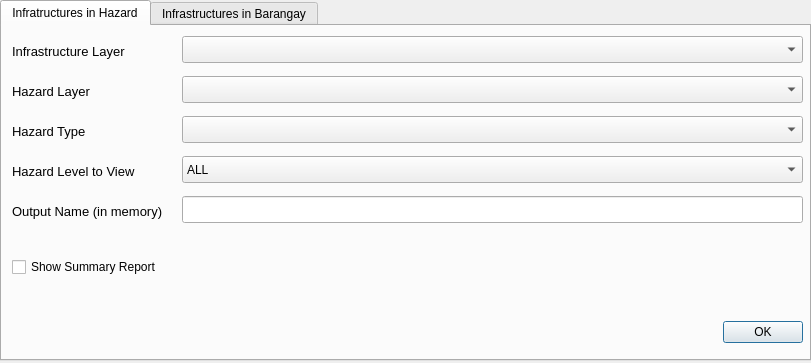
<?xml version="1.0" encoding="UTF-8"?>
<ui version="4.0">
 <class>MHCVAMInfrastructuresDialog</class>
 <widget class="QDialog" name="MHCVAMInfrastructuresDialog">
  <property name="geometry">
   <rect>
    <x>0</x>
    <y>0</y>
    <width>811</width>
    <height>363</height>
   </rect>
  </property>
  <property name="windowTitle">
   <string>MHCVAMS for LGU</string>
  </property>
  <widget class="QTabWidget" name="tabWidget">
   <property name="geometry">
    <rect>
     <x>0</x>
     <y>0</y>
     <width>811</width>
     <height>361</height>
    </rect>
   </property>
   <property name="minimumSize">
    <size>
     <width>811</width>
     <height>361</height>
    </size>
   </property>
   <property name="maximumSize">
    <size>
     <width>811</width>
     <height>361</height>
    </size>
   </property>
   <property name="currentIndex">
    <number>0</number>
   </property>
   <widget class="QWidget" name="infraInHazardTab">
    <attribute name="title">
     <string>Infratructures in Hazard</string>
    </attribute>
    <widget class="QLabel" name="hazardLayerLabel">
     <property name="geometry">
      <rect>
       <x>10</x>
       <y>50</y>
       <width>161</width>
       <height>31</height>
      </rect>
     </property>
     <property name="font">
      <font>
       <pointsize>10</pointsize>
      </font>
     </property>
     <property name="autoFillBackground">
      <bool>false</bool>
     </property>
     <property name="frameShape">
      <enum>QFrame::NoFrame</enum>
     </property>
     <property name="frameShadow">
      <enum>QFrame::Plain</enum>
     </property>
     <property name="text">
      <string>Hazard Layer</string>
     </property>
     <property name="wordWrap">
      <bool>true</bool>
     </property>
    </widget>
    <widget class="QgsMapLayerComboBox" name="infraLayerComboBox">
     <property name="geometry">
      <rect>
       <x>180</x>
       <y>10</y>
       <width>621</width>
       <height>27</height>
      </rect>
     </property>
     <property name="filters">
      <set>QgsMapLayerProxyModel::HasGeometry</set>
     </property>
    </widget>
    <widget class="QLineEdit" name="outputNameLineEdit">
     <property name="geometry">
      <rect>
       <x>180</x>
       <y>170</y>
       <width>621</width>
       <height>27</height>
      </rect>
     </property>
    </widget>
    <widget class="QLabel" name="hazardLevelLabel">
     <property name="geometry">
      <rect>
       <x>10</x>
       <y>130</y>
       <width>161</width>
       <height>31</height>
      </rect>
     </property>
     <property name="font">
      <font>
       <pointsize>10</pointsize>
      </font>
     </property>
     <property name="autoFillBackground">
      <bool>false</bool>
     </property>
     <property name="frameShape">
      <enum>QFrame::NoFrame</enum>
     </property>
     <property name="frameShadow">
      <enum>QFrame::Plain</enum>
     </property>
     <property name="text">
      <string>Hazard Level to View</string>
     </property>
     <property name="wordWrap">
      <bool>true</bool>
     </property>
    </widget>
    <widget class="QLabel" name="infraLayerLabel">
     <property name="geometry">
      <rect>
       <x>10</x>
       <y>10</y>
       <width>161</width>
       <height>31</height>
      </rect>
     </property>
     <property name="font">
      <font>
       <pointsize>10</pointsize>
      </font>
     </property>
     <property name="autoFillBackground">
      <bool>false</bool>
     </property>
     <property name="frameShape">
      <enum>QFrame::NoFrame</enum>
     </property>
     <property name="frameShadow">
      <enum>QFrame::Plain</enum>
     </property>
     <property name="text">
      <string>Infrastructure Layer</string>
     </property>
     <property name="wordWrap">
      <bool>true</bool>
     </property>
    </widget>
    <widget class="QCheckBox" name="summaryCheckBox">
     <property name="geometry">
      <rect>
       <x>10</x>
       <y>230</y>
       <width>401</width>
       <height>22</height>
      </rect>
     </property>
     <property name="text">
      <string>Show Summary Report</string>
     </property>
    </widget>
    <widget class="QLabel" name="hazardTypeLabel">
     <property name="geometry">
      <rect>
       <x>10</x>
       <y>90</y>
       <width>161</width>
       <height>31</height>
      </rect>
     </property>
     <property name="font">
      <font>
       <pointsize>10</pointsize>
      </font>
     </property>
     <property name="autoFillBackground">
      <bool>false</bool>
     </property>
     <property name="frameShape">
      <enum>QFrame::NoFrame</enum>
     </property>
     <property name="frameShadow">
      <enum>QFrame::Plain</enum>
     </property>
     <property name="text">
      <string>Hazard Type</string>
     </property>
     <property name="wordWrap">
      <bool>true</bool>
     </property>
    </widget>
    <widget class="QComboBox" name="hazardLevelComboBox">
     <property name="geometry">
      <rect>
       <x>180</x>
       <y>130</y>
       <width>621</width>
       <height>27</height>
      </rect>
     </property>
     <item>
      <property name="text">
       <string>ALL</string>
      </property>
     </item>
     <item>
      <property name="text">
       <string>Low</string>
      </property>
     </item>
     <item>
      <property name="text">
       <string>Medium</string>
      </property>
     </item>
     <item>
      <property name="text">
       <string>High</string>
      </property>
     </item>
    </widget>
    <widget class="QLabel" name="outputNameLabel">
     <property name="geometry">
      <rect>
       <x>10</x>
       <y>170</y>
       <width>161</width>
       <height>31</height>
      </rect>
     </property>
     <property name="font">
      <font>
       <pointsize>10</pointsize>
      </font>
     </property>
     <property name="autoFillBackground">
      <bool>false</bool>
     </property>
     <property name="frameShape">
      <enum>QFrame::NoFrame</enum>
     </property>
     <property name="frameShadow">
      <enum>QFrame::Plain</enum>
     </property>
     <property name="text">
      <string>Output Name (in memory)</string>
     </property>
     <property name="wordWrap">
      <bool>true</bool>
     </property>
    </widget>
    <widget class="QDialogButtonBox" name="infraInHazardButtonBox">
     <property name="geometry">
      <rect>
       <x>10</x>
       <y>290</y>
       <width>791</width>
       <height>32</height>
      </rect>
     </property>
     <property name="orientation">
      <enum>Qt::Horizontal</enum>
     </property>
     <property name="standardButtons">
      <set>QDialogButtonBox::Ok</set>
     </property>
     <property name="centerButtons">
      <bool>false</bool>
     </property>
    </widget>
    <widget class="QgsMapLayerComboBox" name="hazardLayerComboBox">
     <property name="geometry">
      <rect>
       <x>180</x>
       <y>50</y>
       <width>621</width>
       <height>27</height>
      </rect>
     </property>
     <property name="filters">
      <set>QgsMapLayerProxyModel::HasGeometry</set>
     </property>
    </widget>
    <widget class="QgsFieldComboBox" name="hazardTypeComboBox">
     <property name="geometry">
      <rect>
       <x>180</x>
       <y>90</y>
       <width>621</width>
       <height>27</height>
      </rect>
     </property>
    </widget>
   </widget>
   <widget class="QWidget" name="infraInBrgyTab">
    <attribute name="title">
     <string>Infrastructures in Barangay</string>
    </attribute>
    <widget class="QDialogButtonBox" name="infraInBrgyButtonBox">
     <property name="geometry">
      <rect>
       <x>10</x>
       <y>290</y>
       <width>791</width>
       <height>32</height>
      </rect>
     </property>
     <property name="orientation">
      <enum>Qt::Horizontal</enum>
     </property>
     <property name="standardButtons">
      <set>QDialogButtonBox::Ok</set>
     </property>
     <property name="centerButtons">
      <bool>false</bool>
     </property>
    </widget>
    <widget class="QgsMapLayerComboBox" name="infraWithHazardComboBox">
     <property name="geometry">
      <rect>
       <x>180</x>
       <y>10</y>
       <width>621</width>
       <height>27</height>
      </rect>
     </property>
     <property name="filters">
      <set>QgsMapLayerProxyModel::HasGeometry</set>
     </property>
    </widget>
    <widget class="QLabel" name="infraWithHazardLayer">
     <property name="geometry">
      <rect>
       <x>10</x>
       <y>10</y>
       <width>161</width>
       <height>31</height>
      </rect>
     </property>
     <property name="font">
      <font>
       <pointsize>10</pointsize>
      </font>
     </property>
     <property name="autoFillBackground">
      <bool>false</bool>
     </property>
     <property name="frameShape">
      <enum>QFrame::NoFrame</enum>
     </property>
     <property name="frameShadow">
      <enum>QFrame::Plain</enum>
     </property>
     <property name="text">
      <string>Infrastructure with Hazard</string>
     </property>
     <property name="wordWrap">
      <bool>true</bool>
     </property>
    </widget>
    <widget class="QLabel" name="hazardTypeLabel_2">
     <property name="geometry">
      <rect>
       <x>10</x>
       <y>50</y>
       <width>161</width>
       <height>31</height>
      </rect>
     </property>
     <property name="font">
      <font>
       <pointsize>10</pointsize>
      </font>
     </property>
     <property name="autoFillBackground">
      <bool>false</bool>
     </property>
     <property name="frameShape">
      <enum>QFrame::NoFrame</enum>
     </property>
     <property name="frameShadow">
      <enum>QFrame::Plain</enum>
     </property>
     <property name="text">
      <string>Hazard Type</string>
     </property>
     <property name="wordWrap">
      <bool>true</bool>
     </property>
    </widget>
    <widget class="QLabel" name="brgyLayerLabel">
     <property name="geometry">
      <rect>
       <x>10</x>
       <y>90</y>
       <width>161</width>
       <height>31</height>
      </rect>
     </property>
     <property name="font">
      <font>
       <pointsize>10</pointsize>
      </font>
     </property>
     <property name="autoFillBackground">
      <bool>false</bool>
     </property>
     <property name="frameShape">
      <enum>QFrame::NoFrame</enum>
     </property>
     <property name="frameShadow">
      <enum>QFrame::Plain</enum>
     </property>
     <property name="text">
      <string>Barangay Layer</string>
     </property>
     <property name="wordWrap">
      <bool>true</bool>
     </property>
    </widget>
    <widget class="QgsMapLayerComboBox" name="brgyLayerComboBox">
     <property name="geometry">
      <rect>
       <x>180</x>
       <y>90</y>
       <width>621</width>
       <height>27</height>
      </rect>
     </property>
     <property name="filters">
      <set>QgsMapLayerProxyModel::HasGeometry</set>
     </property>
    </widget>
    <widget class="QLabel" name="brgyNamesLabel">
     <property name="geometry">
      <rect>
       <x>10</x>
       <y>130</y>
       <width>161</width>
       <height>31</height>
      </rect>
     </property>
     <property name="font">
      <font>
       <pointsize>10</pointsize>
      </font>
     </property>
     <property name="autoFillBackground">
      <bool>false</bool>
     </property>
     <property name="frameShape">
      <enum>QFrame::NoFrame</enum>
     </property>
     <property name="frameShadow">
      <enum>QFrame::Plain</enum>
     </property>
     <property name="text">
      <string>Barangay Names Field</string>
     </property>
     <property name="wordWrap">
      <bool>true</bool>
     </property>
    </widget>
    <widget class="QLineEdit" name="brgyOutputNameLineEdit">
     <property name="geometry">
      <rect>
       <x>180</x>
       <y>210</y>
       <width>621</width>
       <height>27</height>
      </rect>
     </property>
    </widget>
    <widget class="QLabel" name="brgyOutputNameLabel">
     <property name="geometry">
      <rect>
       <x>10</x>
       <y>210</y>
       <width>161</width>
       <height>31</height>
      </rect>
     </property>
     <property name="font">
      <font>
       <pointsize>10</pointsize>
      </font>
     </property>
     <property name="autoFillBackground">
      <bool>false</bool>
     </property>
     <property name="frameShape">
      <enum>QFrame::NoFrame</enum>
     </property>
     <property name="frameShadow">
      <enum>QFrame::Plain</enum>
     </property>
     <property name="text">
      <string>Output Name (in memory)</string>
     </property>
     <property name="wordWrap">
      <bool>true</bool>
     </property>
    </widget>
    <widget class="QLabel" name="hazardLeveltoLabelLabel">
     <property name="geometry">
      <rect>
       <x>10</x>
       <y>170</y>
       <width>161</width>
       <height>31</height>
      </rect>
     </property>
     <property name="font">
      <font>
       <pointsize>10</pointsize>
      </font>
     </property>
     <property name="autoFillBackground">
      <bool>false</bool>
     </property>
     <property name="frameShape">
      <enum>QFrame::NoFrame</enum>
     </property>
     <property name="frameShadow">
      <enum>QFrame::Plain</enum>
     </property>
     <property name="text">
      <string>Hazard Level</string>
     </property>
     <property name="wordWrap">
      <bool>true</bool>
     </property>
    </widget>
    <widget class="QComboBox" name="hazardLeveltoLabelComboBox">
     <property name="geometry">
      <rect>
       <x>180</x>
       <y>170</y>
       <width>621</width>
       <height>27</height>
      </rect>
     </property>
     <item>
      <property name="text">
       <string>ALL</string>
      </property>
     </item>
     <item>
      <property name="text">
       <string>Low</string>
      </property>
     </item>
     <item>
      <property name="text">
       <string>Medium</string>
      </property>
     </item>
     <item>
      <property name="text">
       <string>High</string>
      </property>
     </item>
    </widget>
    <widget class="QgsFieldComboBox" name="hazardTypeComboBox_2">
     <property name="geometry">
      <rect>
       <x>180</x>
       <y>50</y>
       <width>621</width>
       <height>27</height>
      </rect>
     </property>
    </widget>
    <widget class="QgsFieldComboBox" name="brgyNamesComboBox">
     <property name="geometry">
      <rect>
       <x>180</x>
       <y>130</y>
       <width>621</width>
       <height>27</height>
      </rect>
     </property>
    </widget>
    <widget class="QCheckBox" name="labelCheckBox">
     <property name="geometry">
      <rect>
       <x>10</x>
       <y>250</y>
       <width>111</width>
       <height>22</height>
      </rect>
     </property>
     <property name="text">
      <string>Add Labels</string>
     </property>
    </widget>
    <widget class="QCheckBox" name="symCheckBox">
     <property name="geometry">
      <rect>
       <x>10</x>
       <y>270</y>
       <width>131</width>
       <height>22</height>
      </rect>
     </property>
     <property name="text">
      <string>Add Symbology</string>
     </property>
    </widget>
   </widget>
  </widget>
 </widget>
 <customwidgets>
  <customwidget>
   <class>QgsFieldComboBox</class>
   <extends>QComboBox</extends>
   <header>qgsfieldcombobox.h</header>
  </customwidget>
  <customwidget>
   <class>QgsMapLayerComboBox</class>
   <extends>QComboBox</extends>
   <header>qgsmaplayercombobox.h</header>
  </customwidget>
 </customwidgets>
 <resources/>
 <connections/>
</ui>
